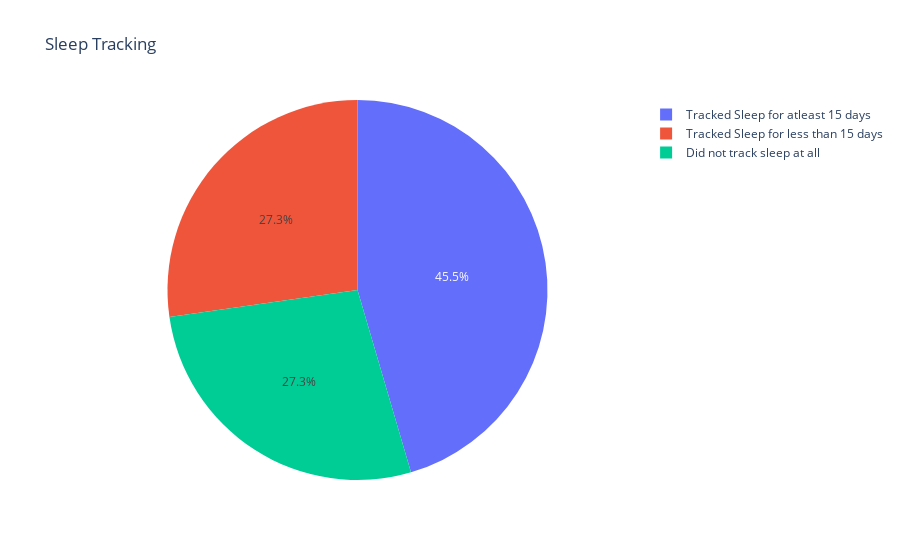

Notebook source saved alongside this figure:
### Code cell
#Visualize the above
labels = ['Tracked Sleep for atleast 15 days', 'Tracked Sleep for less than 15 days', 'Did not track sleep at all']
values = [tracking_sleep_ok, tracking_sleep_inconsistent, not_tracking]
fig = go.Figure(data=[go.Pie(labels=labels, values=values)])
fig.update_layout(title_text='Sleep Tracking')
fig.show()

### Figure 1 — Plotly figure (JSON) as saved in the notebook; plotly's stock layout.template omitted (floating-point values rounded to 4 significant figures)
{"data": [{"labels": ["Tracked Sleep for atleast 15 days", "Tracked Sleep for less than 15 days", "Did not track sleep at all"], "type": "pie", "values": [45.45, 27.27, 27.27]}], "layout": {"title": {"text": "Sleep Tracking"}}}
